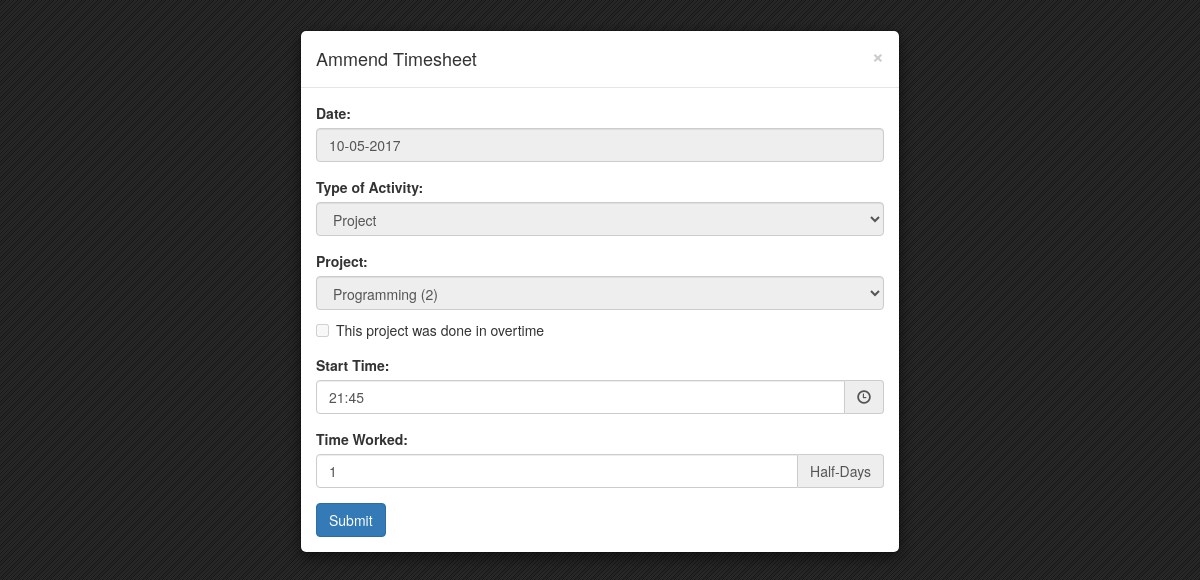
Page /cib_group_8/ammend.php?id=31 (signed in) on the committed database.
### tables this page shows
CREATE TABLE IF NOT EXISTS `timesheet_table` (
  `TIMESHEET_ID` int(10) NOT NULL,
  `EMP_ID` int(10) NOT NULL,
  `PROJECT_ID` int(10) NOT NULL,
  `START_TIME` datetime NOT NULL,
  `HALF_DAYS` int(15) NOT NULL,
  `OVERTIME` int(11) NOT NULL DEFAULT '0',
  `APPROVAL` int(15) NOT NULL
);

CREATE TABLE IF NOT EXISTS `project_table` (
  `PROJECT_ID` int(10) NOT NULL,
  `PROJECT_NAME` varchar(40) NOT NULL,
  `PROJECT_MANAGER` int(10) NOT NULL,
  `PROJECT_STATUS` int(11) NOT NULL DEFAULT '1'
);

### cib_group_8/ammend.php (the view, shortened to what this page needs)
<?php
include("settings/check.php");
$timesheet = $_GET['id'];
$result = mysqli_query($conn, "SELECT * FROM timesheet_table WHERE TIMESHEET_ID = $timesheet");
$row = mysqli_fetch_assoc($result);
$project = $row['PROJECT_ID'];
$startDate = date('d-m-Y', strtotime($row['START_TIME']));
$startTime = date('H:i', strtotime($row['START_TIME']));
$halfDays = $row['HALF_DAYS'];
$overtime = $row['OVERTIME'];
?>
<!DOCTYPE html>
<html lang="en">
<head>
  <link rel="stylesheet" href="https://maxcdn.bootstrapcdn.com/bootstrap/3.3.7/css/bootstrap.min.css">
  <link rel="stylesheet" href="https://cdnjs.cloudflare.com/ajax/libs/bootstrap-datepicker/1.6.4/css/bootstrap-datepicker.min.css"/>
  <link href="styles/clockpicker.css" rel="stylesheet">
  <link href="styles/style.css" rel="stylesheet">
  <link href="styles/sweetalert.css" rel="stylesheet">
  <link rel="stylesheet" href="styles/style.css" type="text/css" />
</head>
<body>
  <div class="modal fade" id="myModal" role="dialog">
    <div class="modal-dialog">
      <div class="modal-content">
        <div class="modal-header">
          <button type="button" class="close" data-dismiss="modal">&times;</button>
          <h4 class="modal-title">Ammend Timesheet</h4>
        </div>
        <div class="modal-body">
          <form method="post" action="insert.php">
            <div class="form-group date" id="datepick">
              <label for="date">Date:</label>
              <input type="text" class="form-control" id="date" name="date" readonly <?php echo "value='$startDate'"; ?>>
            </div>
            <div class="form-group">
              <label for="type">Type of Activity:</label>
              <select class="form-control" id="type" name="type" readonly>
                <?php
                  if($project > 80000){
                    echo "<option>Cost Centre</option>";
                  } else{
                    echo "<option>Project</option>";
                  }
                ?>
              </select>
            </div>
            <div class="form-group" id="projectcode">
                <?php
                  if($project < 80000){
                    echo "<label for='project'>Project:</label>";
                    echo "<select class='form-control' id='project' name='project' readonly>";
                    $result = mysqli_query($conn, "SELECT * FROM project_table WHERE PROJECT_ID = $project");
                    $row = mysqli_fetch_assoc($result);
                    echo "<option> ". $row['PROJECT_NAME']. " (" . $row['PROJECT_ID'] .")</option>";
                    echo "</select> <div class='checkbox'>
                            <label><input type='checkbox' value='1' name='overtime'" . (($overtime == 1) ? "checked" : "") . " disabled>This project was done in overtime</label>
                          </div>";
                    }
                  ?>
            </div>
            <div class="form-group" id="starttimegroup">
              <label for="starttime">Start Time:</label>
              <div class="input-group clockpicker" data-placement="bottom" data-align="top" data-autoclose="true">
                <input type="text" class="form-control" <?php echo "value='".$startTime."'"; ?> id="starttime" name="startTime">
                <span class="input-group-addon">
                  <span class="glyphicon glyphicon-time"></span>
                </span>
              </div>
            </div>
            <div class="form-group" id="halfdaygroup">
              <label for="halfday">Time Worked:</label>
              <div class="input-group">
                <input type="number" class="form-control" <?php echo "value='".$halfDays."'"; ?> id="halfday" name="halfDay">
                <span class="input-group-addon" id="halfday">Half-Days</span>
              </div>
            </div>
            <button id="mew" type="submit" class="btn btn-primary">Submit</button>
          </form>
        </div>
      </div>
    </div>
  </div>
</body>
</html>

### cib_group_8/styles/clockpicker.css (style rules this page uses)
.clockpicker .input-group-addon { cursor: pointer; }

### cib_group_8/styles/style.css (style rules this page uses)
body { padding-top: 70px; background-image: url(images/bg.png); }
.checkbox { margin-bottom: 0; }

### rows in the picture
timesheet_table: date "10-05-2017", type "Project", startTime "21:45", halfDay "1"
project_table: project "Programming (2)"
